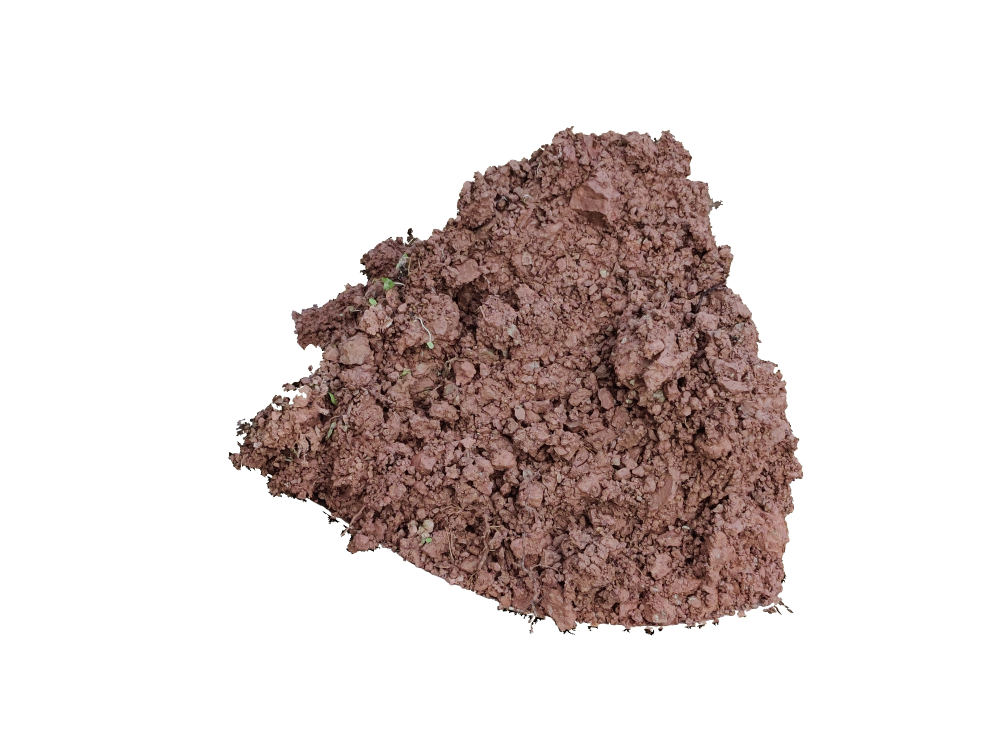
#> input picture Experiment/Draw/1论文插图/plt_img/87.jpg, 4000 x 3000 px, given as the content of the folder /Users/yida/Desktop/实验数据/实验一/3实验一35val/val/暗紫泥二泥土, which was not available (shown at 1/4 size)
$ python OneKeyCode.py
#> lines starting #> are read from the running program, lines starting #| are printed output that depends on the picture; after the words box and inside, x2 and y2 are one past the last pixel; in counts of white or black regions, pixels touching at a corner belong together; pictures that were not available may be replaced by others from this repository, and a replacement may not be noted
### FinallVersion2/算法1/BoundingBox_Class.py
"""
重写成类的形式
2021年09月22日19:03:23
输入一个路径(仅包含土壤图像), 返回一张包含土壤外接矩阵的图像

2021年11月26日11:35:12
已完成类的形式, 只是中间可视化的结果还没有去掉, 这个可以先不急
"""
import os
import shutil
import time

import cv2
import matplotlib.pyplot as plt
import numpy as np

# class_img = ['0', '1', '3', '4', '6', '7', '8', '9', '10']
class_img = []  # 全局变量


class BoundingBox:
    def __init__(self, img_path, img_size=225):
#> called with img_size = 225
        self.img = cv2.imread(img_path)
#> self.img is the input picture: shape (3000, 4000, 3); mean B, G, R 211.7, 213.6, 222.7
        self.img_gray = cv2.cvtColor(self.img, cv2.COLOR_BGR2GRAY)
        self.img_size = img_size

    def master(self):
        """
        主函数,调用
        :return:
        """
        lable = self.lable_MAtrix1()
        point = self.find_boundary_point2(lable)
        new_img = self.get_rectangl3(lable, point)
        return new_img

    def lable_MAtrix1(self):
        """
       初始化标记矩阵lable, 土壤区域标记为255, 非土壤区域标记为0
       使用了保护边境措施,进行了腐蚀
       :return:可用土壤标记矩阵: [255, 0]
        """
        lable = np.copy(self.img_gray)
        img_size = self.img_size
        # 原图背景 255, 土壤0-255->背景为0, 土壤区域为255
        lable[lable == 255] = 0
        lable[lable != 0] = 255
        # 土壤区域标记为1
        lable[lable != 0] = 1

        # 膨胀, 去掉P图错误标记 2021年11月25日22:13:38: 修正, 修改 从2倍到3倍 差距变大防止填充不满土壤
        lable = cv2.erode(lable, None, iterations=3)
        lable = cv2.dilate(lable, None, iterations=9)
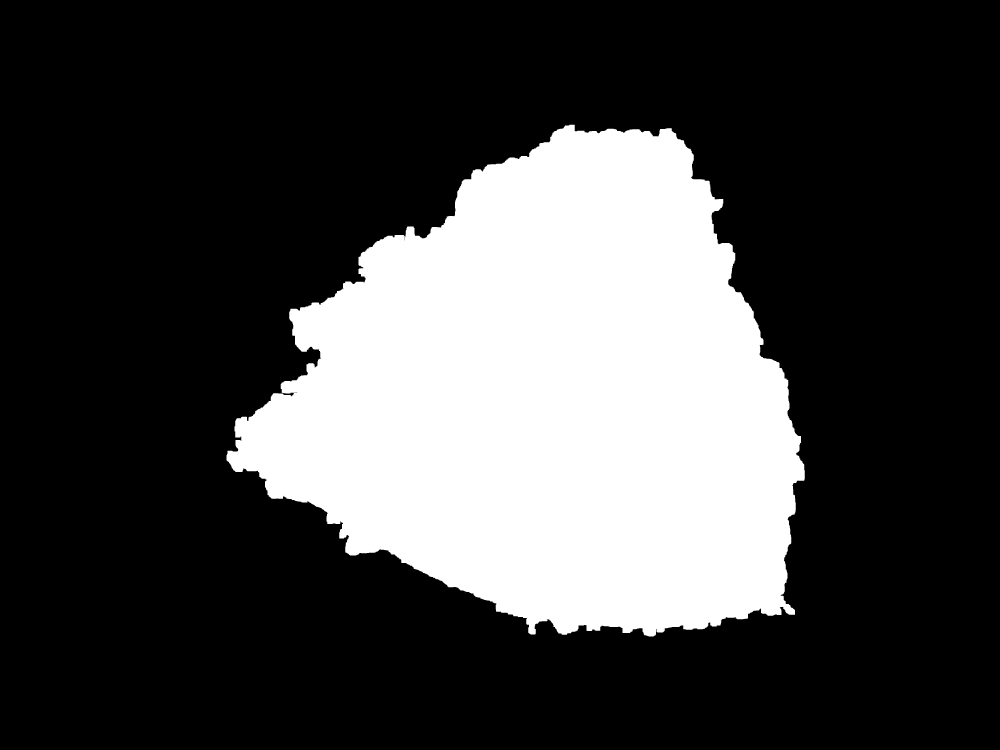
#> lable: shape (3000, 4000) (shown at 1/4 size); values 0 (black) and 1 (white), 26.3% white; 1 white region, box (x1, y1, x2, y2) and area: (906, 499, 3219, 2546) 3156609

        return lable

    def find_boundary_point2(self, lable):
        """
        输入lable矩阵,返回4个边界点
        :param lable:
        :return:
        """
        plt.imshow(lable)  # cmap修改颜色
        # 第一行, 最后一行
        point = np.where(lable != 0)
#> point = 3156609 positions, rows 499 to 2545, columns 906 to 3218
        top = (point[1][0], point[0][0])
#> top = (2278, 499)
        bottom = (point[1][-1], point[0][-1])
#> bottom = (2614, 2545)
        # 翻转
        lable_t = lable.transpose()
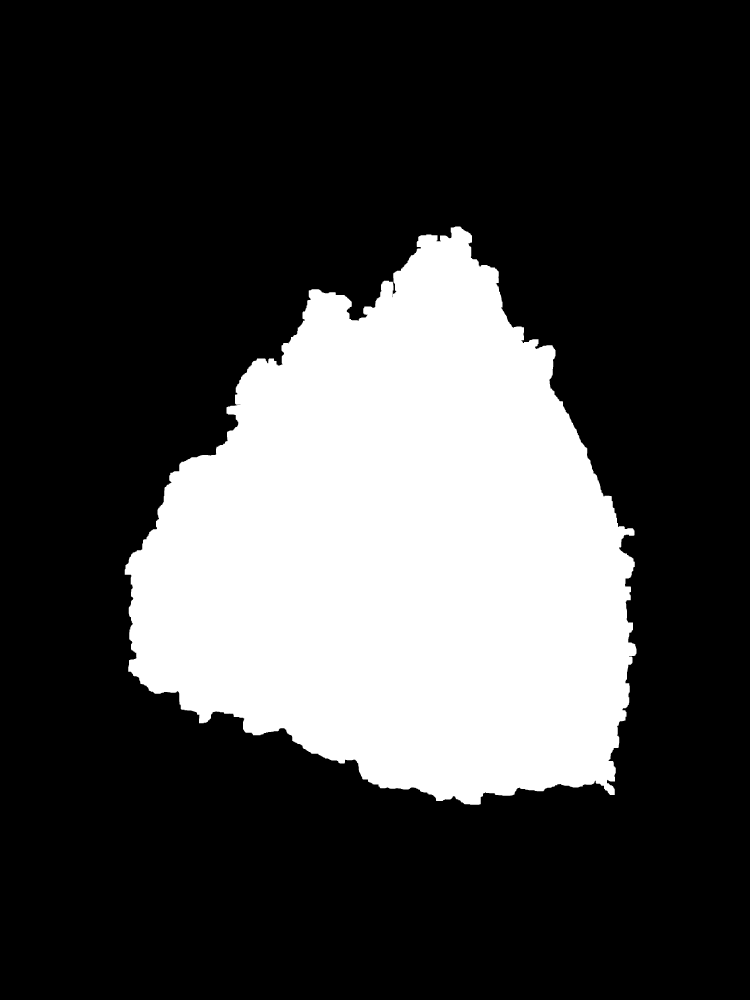
#> lable_t: shape (4000, 3000) (shown at 1/4 size); values 0 (black) and 1 (white), 26.3% white; 1 white region, box (x1, y1, x2, y2) and area: (499, 906, 2546, 3219) 3156609
        point = np.where(lable_t != 0)
#> point = 3156609 positions, rows 906 to 3218, columns 499 to 2545
        left = (point[0][0], point[1][0])
#> left = (906, 1821)
        right = (point[0][-1], point[1][-1])
#> right = (3218, 1915)
        # plt画图的行和列的起点不同, 注意
        plt.scatter(top[0], top[1], s=200)
        plt.scatter(bottom[0], bottom[1], s=200)
        plt.scatter(left[0], left[1], s=200)
        plt.scatter(right[0], right[1], s=200)
        # 不设置刻度
        plt.axis('off')
        # 取消背景白色框框
        plt.subplots_adjust(top=1, bottom=0, right=1, left=0, hspace=0, wspace=0)
        plt.margins(0, 0)
        # plt.title("Points_label")
        # plt.savefig("Points_label.svg", dpi=600)
        # plt.show()

        lable = lable[top[1]:bottom[1], left[0]:right[0]]
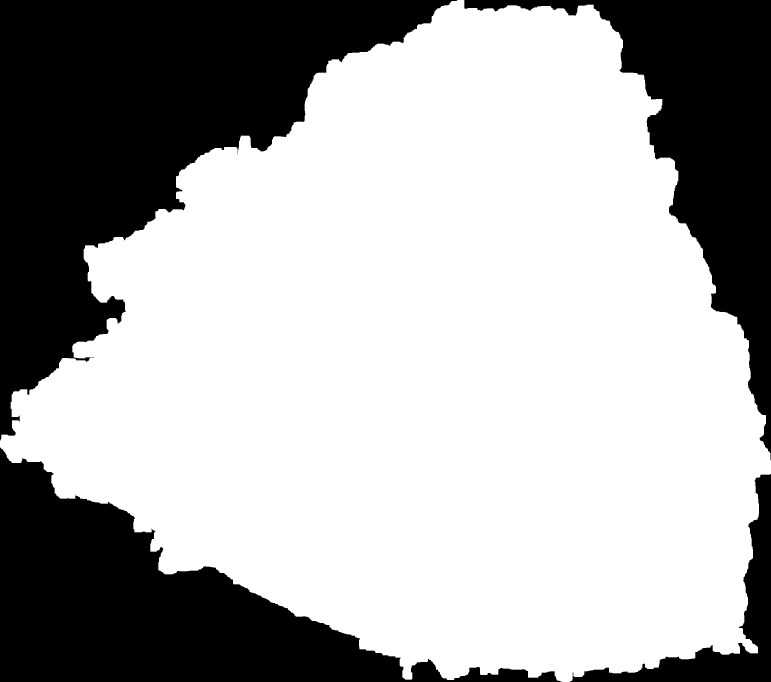
#> lable: shape (2046, 2312) (shown at 1/3 size); values 0 (black) and 1 (white), 66.7% white; 4 black regions, box (x1, y1, x2, y2) and area: (0, 0, 1372, 1322) 722597, (0, 1343, 1686, 2046) 446062, (1393, 0, 2312, 1381) 336247, (1709, 1422, 2312, 2046) 68891
        plt.imshow(lable)
        # 不设置刻度
        plt.axis('off')
        # 取消背景白色框框
        plt.subplots_adjust(top=1, bottom=0, right=1, left=0, hspace=0, wspace=0)
        plt.margins(0, 0)
        # [4 lines of commented-out code are left out]
        p = [top[1], bottom[1], left[0], right[0]]
#> p = [499, 2545, 906, 3218]
        # print(p)
        return p

    def get_rectangl3(self, lable_, p):
        """
        输入原图 标记矩阵以及点
        :param lable_:
        :param p:
        :return:
        """
        img_ = self.img
        img_[:, :, 0] = img_[:, :, 0] * lable_
        img_[:, :, 1] = img_[:, :, 1] * lable_
        img_[:, :, 2] = img_[:, :, 2] * lable_
        # 注意这个标记矩阵, 它是有0就变成255了!
        img_[lable_ == 0] = 255
        img_rgb = cv2.cvtColor(img_, cv2.COLOR_BGR2RGB)
        # 截取目标区域
        img_rgb = img_rgb[p[0]:p[1], p[2]:p[3]]
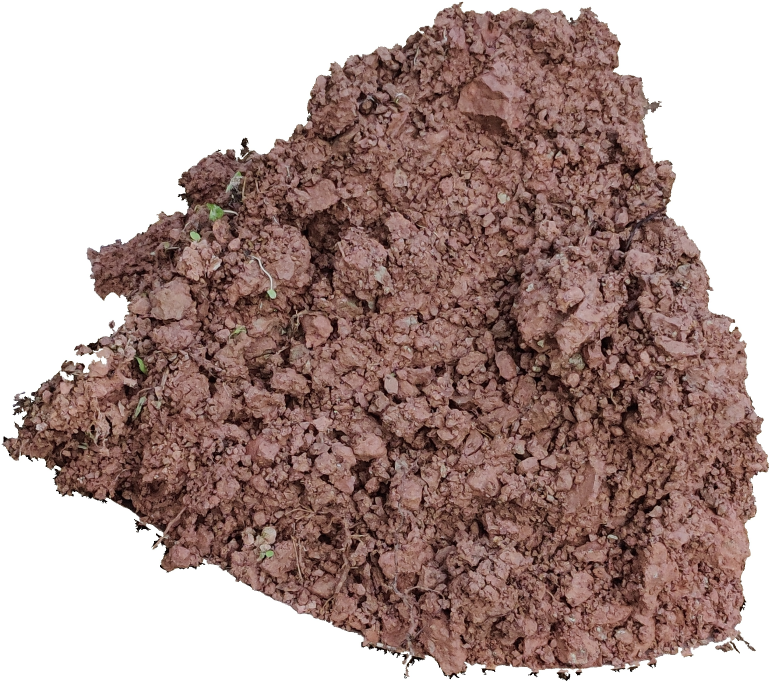
#> img_rgb: shape (2046, 2312, 3) (shown at 1/3 size); mean R, G, B 173.1, 149.9, 145.1
        img_ = img_[p[0]:p[1], p[2]:p[3]]
#> img_: shape (2046, 2312, 3)
        plt.imshow(img_rgb)
        # 不设置刻度
        plt.axis('off')
        # 取消背景白色框框
        plt.subplots_adjust(top=1, bottom=0, right=1, left=0, hspace=0, wspace=0)
        plt.margins(0, 0)
        # plt.savefig("img_rgb.svg", dpi=600)
        # plt.show()
        return img_


def main(img_path, class_img_):
    """
    当Rectangle存在的时候就不对它进行删除, 而是直接跳出
    :param img_path: 图像路径
    :param class_img_:图像类标签
    :return:
    """
    class_img = class_img_
    print("最小外接矩形: Circumscribed rectangle...")
    img_save = os.path.join(img_path, 'Rectangle')  # 存放子图路径
    if os.path.exists(img_save):
        return 0        # 当目录存在的时候, 直接跳出目录
        shutil.rmtree(img_save)
        print("文件夹已存在, 正在删除...")
    # 开始遍历图像
    print(class_img)
    for i in class_img:
        sub_path = os.path.join(img_path, i)  # 图像原图路径
        img_save_path = os.path.join(img_save, i)  # 图像存储路径
        # 创建路径
        os.makedirs(img_save_path)
        # 子文件
        file_sub = os.listdir(sub_path)

        for item in file_sub:
            if item.endswith('.jpg'):   # 我日, 不要写一些bug 注意细节
                # i : 类别   item: 图像名称.jpg
                img_num = item.split('.')[0]

                img_sub = os.path.join(sub_path, item)  # 待处理图像路径

                img_save_subpath = os.path.join(img_save_path, item)  # 保存图像的路径
                # 初始化类并调用方法
                b = BoundingBox(img_path=img_sub)
                img = b.master()
                # 保存图像
                cv2.imwrite(img_save_subpath, img)
                print("第{}类第{}张图像成功获取外接矩形...".format(i, img_num))

    print("************外接矩形获取已全部完成*************")


# [6 lines that do not run on import are left out]

### FinallVersion2/算法1/OneKeyCode.py
"""
Author: yida
Time is: 2021/11/28 19:42
this Code:算法1移动步长式切子图算法
[最终版本]  :  输入路径, 一键启动, 移动步长式子图切割算法
命令行参数:
    path_root: 以分割的图像路径
    img_size: 子图大小
    img_step: 移动步长
    bbox:是否获取最小外接矩形'Rectangle'
    土壤类别的标签 如果不算现在这个数据集需要修改 -> 以后及时修改即可

2022年03月02日16:03:21
有时候这个逻辑有问题的话, 子集很难发现, 但是以后调试的时候遇见也难得修改, 所以写代码的时候就把情况考虑清楚
应该用全局变量的就用全局变量
多测试, 脑子灵活点
"""
import argparse
import os
import shutil
import time

import numpy as np
from PIL import Image

from BoundingBox_Class import main as BBmain

# 土壤类别标签
# class_img = ['0', '1', '3', '4', '6', '7', '8', '9', '10']
# class_img = ['暗', '灰', '红']
class_img = ['暗紫泥二泥土', '暗紫泥大泥土', '暗紫泥夹砂土', '暗紫泥油石骨子土', '灰棕紫泥半砂半泥土', '灰棕紫泥大眼泥土', '灰棕紫泥石骨子土', '灰棕紫泥砂土', '红棕紫泥红棕紫泥土', '红棕紫泥红石骨子土', '红棕紫泥红紫砂泥土']

class CutSbuImage:
    def __init__(self, path, img_size, move_step):
        self.path = path
        self.img_size = img_size
        self.move_step = move_step
        self.total = 0  # 标记总土壤图像数目
        self.total_subimgs = 0  # 标记总子图数

    def master(self):
        """
        :return:总的子图数, 为了计算单张子图的时间
        """
        self.save_img(self.path, True)  # 对输入图像进行切子图操作, 为True时才进行操作
        return self.total, self.total_subimgs

    def save_img(self, img_path, mark):
        """
        输入:切子图,对输入的文件进行切子图操作
        然后保存在当前文件夹的subimg下
        mark:标记位,如果为True才开始
        :return:
        """
        if mark:
            print("切子图:[True]")
            img_save = os.path.join(img_path, subimg_name)  # 存放子图路径
            if os.path.exists(img_save):
                shutil.rmtree(img_save)
                print("文件夹已存在,正在删除...")
            # 开始遍历图像
            for i in class_img:
                sub_path = os.path.join(img_path, i)  # 子路径
                file_sub = os.listdir(sub_path)  # 子文件
                for item in file_sub:
                    if item.endswith('.jpg'):
                        img_sub = os.path.join(sub_path, item)  # 子土壤图像路径
                        img_sub_save = os.path.join(img_save, i, item.split('.')[0])  # 保存图像的路径
                        self.cut_img(img_sub, img_sub_save, i, item)
            print("************切子图已全部完成*************")
        else:
            print("切子图:[False]")

    def cut_img(self, img_path, img_save, class_i, img_item):
        """
        :param img_path: 图像路径
        :param img_save: 存储路径
        :param class_i:第i类
        :param img_item: 图像名称
        :return:
        """
#> called with class_i = '暗紫泥二泥土', img_item = '87.jpg'
        size = self.img_size  # 设置你要裁剪的小图的宽度
        step = self.move_step  # 设置移动步长

        path = img_path  # 读取图像路径
        im = Image.open(path)
        im = im.convert('RGB')  # 有保存信息, 转换成rgb试试
        img_size = im.size

        m = img_size[0]  # 读取图片的长度

        n = img_size[1]  # 读取图片的宽度

        num = 0  # 循环次数当做文件名
        path_now = img_save
        if os.path.exists(path_now) == False:  # 生成的文件夹放在当前目录下
            os.makedirs(path_now)  # 生成目录
        for i in range(m // step):
            for j in range(n // step):
                flag = 0  # 设置标记
                x = step * i
                y = step * j
                if y + size > n or x + size > m:
                    break
                region = im.crop((x, y, x + size, y + size))  # 裁剪区域 超过了范围会补黑色
                # 代优化!!!!!!!!!!! 用numpy判断
                # 判断有白色背景就不保存
                img = np.array(region)
                # numpy 加速
                point = np.sum((img[:, :, 0] == 255) & (img[:, :, 1] == 255) & (img[:, :, 2] == 255))
                if point > 0:  # 存在白色点像素 直接flog = 1
                    flag = 1  # 2022年03月08日15:40:17 从我现在的角度来看 你这个flag不是很多于, 不用flag直接break不就好了?
                if flag == 0:  # 保存图像
                    region.save(path_now + '/' + str(num) + ".jpg")  # str(i)是裁剪后的编号，此处是0到99
                    num += 1
                    print("\r正在处理第{}张图".format(num), end='')
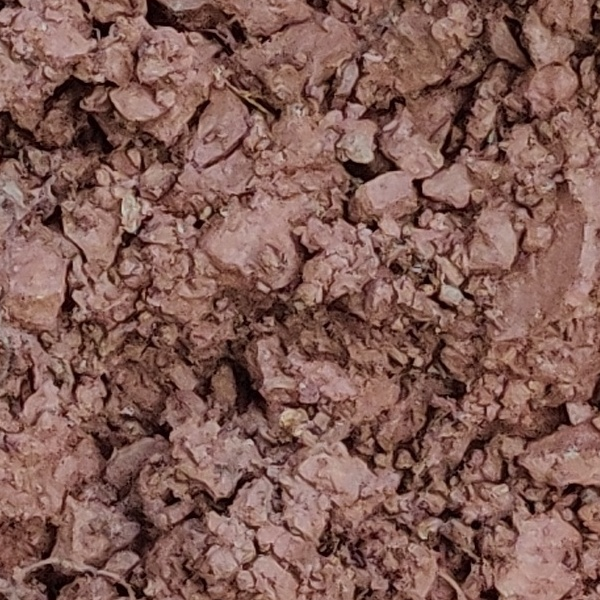
#> region: PIL image 600x600 RGB; mean R, G, B 130.3, 93.6, 85.7
#> after the loop, num = 3
                    # 长移动i次 宽移动j次
        print("")
        print('切子图操作已完成...第{}类第{}张土壤图像共获得{}张子图'.format(class_i, img_item.split('.')[0], num))
#> (printed output is left out)
        self.total += 1
        self.total_subimgs += num
#> self.total_subimgs = 3

        return path_now  # 返回子图路径


def main1(path_root1, img_sizes, move_steps):
    """
    切子图算法1
    输入:path
    类中:设置子图大小和移动步长
    """
    path = path_root1
    main1_start = time.time()  # 开始时间
    c = CutSbuImage(path, img_sizes, move_steps)
    total, total_subimg = c.master()  # 启动类
#> total = 11; total_subimg = 33
    main1_end = time.time()  # 结束时间
    total_time = main1_end - main1_start
    # print("Total总土壤数->{} | Time总时间花费->{:.6f} | Single单张图像时间花费->{:.6f}".format(total, total_time, total_time / total))
    return total, total_subimg


def main2(path_root2):
    """
    汇总子图
    :param path_root2: 路径
    :return:
    """
    path = os.path.join(path_root2, subimg_name)
    if opt.img_size == opt.img_step:
        dataset_name = 'TestSet1_' + str(opt.img_size) + '_' + str(opt.img_step)
    else:
        dataset_name = 'TrainSet1_' + str(opt.img_size) + '_' + str(opt.img_step)
    target = os.path.abspath(os.path.join(path, '../' + dataset_name))  # subimg当前目录
    print("target -> ", target)
    # 有就删除, 没有就重新生成
    if os.path.exists(target):
        shutil.rmtree(target)
        os.makedirs(target)
    else:
        os.makedirs(target)
    for i in class_img:
        sub_path = os.path.join(path, i)  # 子文件路径
        sub_file = os.listdir(sub_path)  # 子文件下的图像
        if '.DS_Store' in sub_file:
            sub_file.remove('.DS_Store')
        for j in sub_file:  # 第j张图
            sub_file_img = os.path.join(sub_path, j)  # 下一步获取子图
            file_subimg = os.listdir(sub_file_img)  # 获取子图
            for item in file_subimg:
                if item.endswith('.jpg'):
                    # 子图路径
                    target_name = '_' + str(i) + '_' + str(j) + '.jpg'
                    sub_img_path = os.path.join(sub_file_img, item)  # 原路径
                    sub_class = os.path.join(target, i)  # 生成路径
                    if not os.path.exists(sub_class):
                        os.makedirs(sub_class)  # 不存在就生成文件夹
                    target_path = os.path.join(sub_class, item.split('.')[0] + target_name)  # 移动路径
                    shutil.copy(sub_img_path, target_path)  # 开始移动
        print("正在移动第{}个类".format(i))
    print("任务完成...")
    return dataset_name


# =======================后处理算法=========================
# [8 lines left out: function dealingAfter, not called in this run]
        # print("删除 {} 成功".format(path_sub))    # 这句话可以不要


def move_to_upper_strata(flag, root):
    """
    当使用最小外接矩形的时候, 生成的子图以及, subimg都在最小外接矩形中
    所以要把它们移动到上一级的目录
    :flog: 标记是否使用最小外接矩形
    :return:
    """
    if flag:
        # 先判断目录路径是否存在 存在的话先删除在移动
        target1 = os.path.join(root, datase_name)
        target2 = os.path.join(root, subimg_name)
        if os.path.exists(target1):
            shutil.rmtree(target1)
        if os.path.exists(target2):
            shutil.rmtree(target2)
        src1 = os.path.join(root, bbox_name, datase_name)
        src2 = os.path.join(root, bbox_name, subimg_name)
        shutil.move(src1, root)
        shutil.move(src2, root)
        print("后处理完成...")


if __name__ == '__main__':
    # 初始化命令行参数
    parser = argparse.ArgumentParser()
    # --------------初始化参数--------------
    parser.add_argument('--path_root', type=str, default='/Users/yida/Desktop/实验数据/实验一/3实验一35val/val', help='文件夹的路径')
    parser.add_argument('--img_size', type=int, default=600, help='子图大小')
    parser.add_argument('--img_step', type=int, default=600, help='滑动窗口的移动步长')
    parser.add_argument('--bbox', action='store_false', default=True, help='是否主动去获取外接矩形, 平日调试时默认关闭, 用命令行进行测试时记得开启')
    parser.add_argument('--valBySame', action='store_true', default=False, help='验证集由相同的图像中随机选择')
    parser.add_argument('--val_rate', type=float, default=0.2, help='每一张大图中随机选择子图的比例构成训练集和验证集, 当valBySame开启时才用得上')
    opt = parser.parse_args()  # 实例化参数列表
    # --------------初始化参数--------------
    # 数据集名称
    subimg_name = 'subimg1_' + str(opt.img_size) + '_' + str(opt.img_step)
    bbox_name = 'Rectangle'
    # -------------------------------------
    # 1.输入路径获取最小外接矩形
    path_root_ = opt.path_root
    if opt.bbox:  # 默认要去主动走
        BBmain(path_root_, class_img)  # 调用最小外接矩形的函数
        path_root_ = os.path.join(path_root_, bbox_name)  # 最小外接矩形就默认保存在Rectangle
        print("获取最小外接矩形结束, 正在进行子图切割算法1...")
    start = time.time()
    # 2.设置参数
    img_size = opt.img_size  # 子图大小
    move_step = opt.img_step  # 移动步长
    # 3.算法开始
    total_img, total_subimgs = main1(path_root_, img_size, move_step)  # 子图切割
    # 4.合并子图
    datase_name = main2(path_root_)  # 子图汇总
    end = time.time()
    total_time = end - start
    print("Total总土壤数->{} | Time总时间花费->{:.6f} | Single单张图像时间花费->{:.6f} | 总子图数为->{} | 扩充倍率为->{:.2f}".format(total_img,
                                                                                                          total_time,
                                                                                                          total_time / total_img,
                                                                                                          total_subimgs,
                                                                                                          total_subimgs / total_img))
    # 5.处理多于的子图集
    # dealingAfter(os.path.join(path_root_, subimg_name))
    # 由于使用 Rectangle的路径, 生成的子集会在其中, 所以把它往上层移动
    move_to_upper_strata(flag=opt.bbox, root=opt.path_root)
